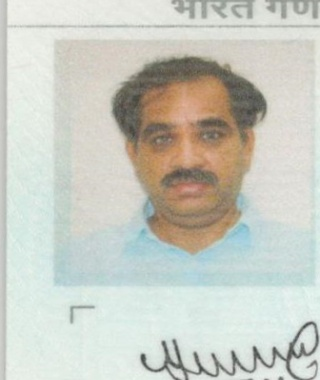
#> input picture passport_scanner_app/extracted_portraits/test_person.jpg, 320 x 380 px
$ python -i preprocessor.py   (imports and definitions only)
#> lines starting #> are read from the running program, lines starting #| are printed output that depends on the picture
#> further down, picture is the input picture: shape (380, 320, 3); mean B, G, R 194.3, 203.5, 201.4
import cv2
import numpy as np

class ImagePreprocessor:
    """
    Image quality enhancement & document boundary alignment pipeline.
    Includes perspective transform de-skewing, CLAHE contrast enhancement,
    unsharp mask sharpening, and edge-preserving denoising.
    """

    # [70 lines left out: functions order_points, four_point_transform, detect_and_deskew_boundary, not called in this run]

    @staticmethod
    def enhance_contrast_clahe(image: np.ndarray, clip_limit: float = 2.0, tile_grid_size=(8, 8)) -> np.ndarray:
        """Apply CLAHE on the luminance channel (LAB color space)."""
#> called with clip_limit = 2, tile_grid_size = (8, 8)
        if len(image.shape) == 2:
            clahe = cv2.createCLAHE(clipLimit=clip_limit, tileGridSize=tile_grid_size)
            return clahe.apply(image)

        lab = cv2.cvtColor(image, cv2.COLOR_BGR2LAB)
#> lab: shape (380, 320, 3); mean of channels 0, 1, 2 207.4, 126, 132.7
        l, a, b = cv2.split(lab)
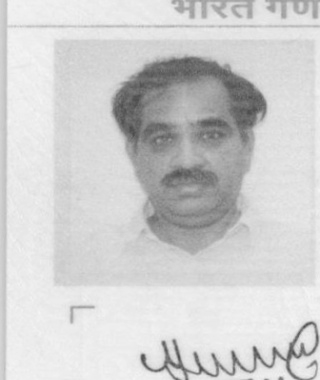
#> l: shape (380, 320); min 75, max 245, mean 207.4
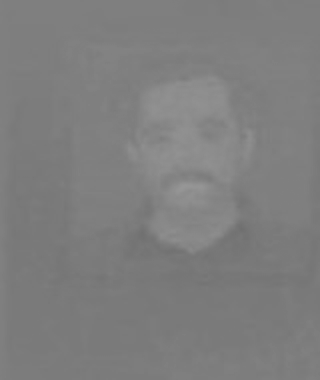
#> a: shape (380, 320); min 111, max 150, mean 126
        clahe = cv2.createCLAHE(clipLimit=clip_limit, tileGridSize=tile_grid_size)
        cl = clahe.apply(l)
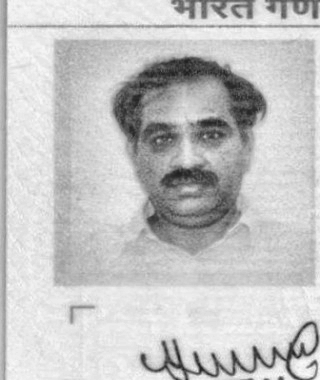
#> cl: shape (380, 320); min 31, max 251, mean 196.2
        limg = cv2.merge((cl, a, b))
#> limg: shape (380, 320, 3); mean of channels 0, 1, 2 196.2, 126, 132.7
        return cv2.cvtColor(limg, cv2.COLOR_LAB2BGR)
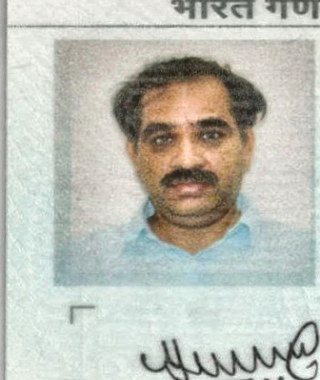
#> returned value: shape (380, 320, 3); mean B, G, R 182.7, 192, 189.9

    # [39 lines left out: functions sharpen, denoise_preserve_edges, preprocess_for_ocr, not called in this run]

>>> import cv2
>>> picture = cv2.imread('../passport_scanner_app/extracted_portraits/test_person.jpg')
>>> result = ImagePreprocessor().enhance_contrast_clahe(picture)

$ run again, on passport_scanner_app/extracted_portraits/92_passport_person.jpg
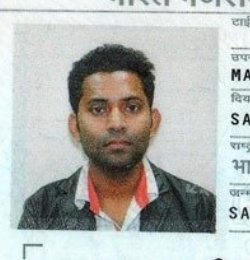
#> input picture passport_scanner_app/extracted_portraits/92_passport_person.jpg, 250 x 260 px
#> picture is the input picture: shape (260, 250, 3); mean B, G, R 179.7, 183.2, 180.2
#> lab: shape (260, 250, 3); mean of channels 0, 1, 2 186.9, 126.8, 129.8
#> in enhance_contrast_clahe, `l, a, b = cv2.split(lab)`:
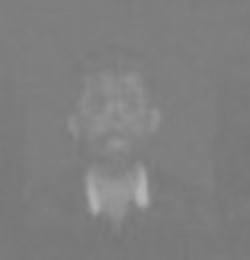
#> a: shape (260, 250); min 117, max 182, mean 126.8
#> limg: shape (260, 250, 3); mean of channels 0, 1, 2 180.2, 126.8, 129.8
#> in enhance_contrast_clahe, `return cv2.cvtColor(limg, cv2.COLOR_LAB2BGR)`:
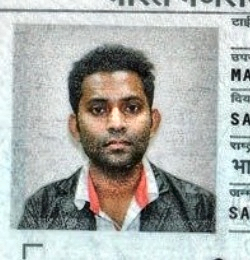
#> returned value: shape (260, 250, 3); mean B, G, R 172.5, 175.9, 173

$ run again, on passport_scanner_app/extracted_portraits/user_passport_person.jpg
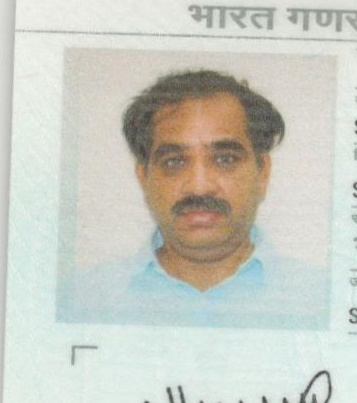
#> input picture passport_scanner_app/extracted_portraits/user_passport_person.jpg, 357 x 403 px
#> picture is the input picture: shape (403, 357, 3); mean B, G, R 195.5, 204.7, 202.6
#> lab: shape (403, 357, 3); mean of channels 0, 1, 2 208.5, 126, 132.7
#> in enhance_contrast_clahe, `cl = clahe.apply(l)`:
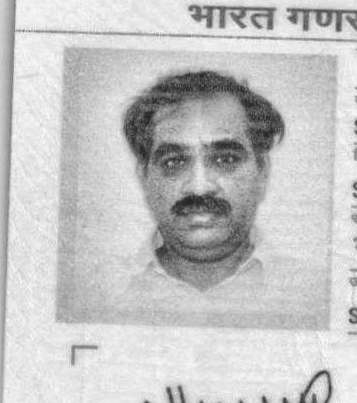
#> cl: shape (403, 357); min 34, max 250, mean 197.6
#> limg: shape (403, 357, 3); mean of channels 0, 1, 2 197.6, 126, 132.7
#> in enhance_contrast_clahe, `return cv2.cvtColor(limg, cv2.COLOR_LAB2BGR)`:
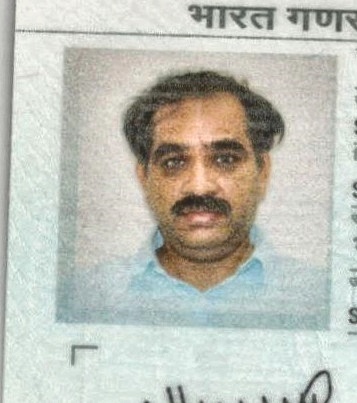
#> returned value: shape (403, 357, 3); mean B, G, R 184.1, 193.4, 191.3
